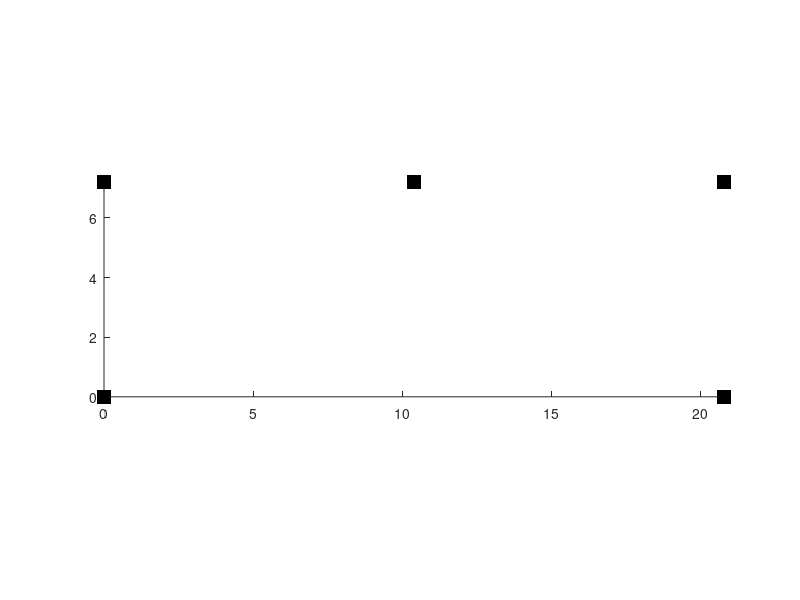

MATLAB code for this plot: (Note: this script raises an error after producing the figure.)
% 基站的位置
anchors = [
    0, 7.2;
    0, 0;
    20.8, 0;
    20.8, 7.2;
    10.4, 7.2;
];

figure();
hold on;
axis([-1, 22, -1 , 15]);
axis image;

for i = 1 : size(anchors, 1)
    x = anchors(i, 1);
    y = anchors(i, 2);
    scatter(x, y, 100, 'k','s', 'filled');
end

% scatter(point_hat_set(:, 1), point_hat_set(:, 2));

scatter(posiRes(:, 1), posiRes(:, 2), 'blue');
scatter(kal_posiRes(:, 1), kal_posiRes(:, 2), 'r');
scatter(KF.outrange_mea_arr(:, 1), KF.outrange_mea_arr(: ,2), 'magenta');
scatter(KF.unValid_mea_arr(:, 1), KF.unValid_mea_arr(: ,2), 'yellow');

%% 绘制一组数据的2个点图， x和y的线图， 结果点带有时序信息的三维图
clc;
close all;
Main4();
% 基站的位置
anchors = [
    0, 7.2;
    0, 0;
    20.8, 0;
    20.8, 7.2;
    10.4, 7.2;
];

h = figure();				    % 创建图形窗口
warning('off','MATLAB:HandleGraphics:ObsoletedProperty:JavaFrame');	    % 关闭相关的警告提示（因为调用了非公开接口）
jFrame = get(h,'JavaFrame');	% 获取底层 Java 结构相关句柄吧
pause(0.1);					    % 在 Win 10，Matlab 2017b 环境下不加停顿会报 Java 底层错误。各人根据需要可以进行实验验证
set(jFrame,'Maximized',1);	    %设置其最大化为真（0 为假）
pause(0.1);					    % 个人实践中发现如果不停顿，窗口可能来不及变化，所获取的窗口大小还是原来的尺寸。各人根据需要可以进行实验验证
warning('on','MATLAB:HandleGraphics:ObsoletedProperty:JavaFrame');		% 打开相关警告设置

tile=tiledlayout(2, 3,'TileSpacing','tight','Padding','tight');
nexttile(1)
hold on;
axis([-1, 20, -1 , 15]);
axis equal;
for i = 1 : size(anchors, 1)
    x = anchors(i, 1);
    y = anchors(i, 2);
    scatter(x, y, 100, 'k','s', 'filled');
end

scatter(posiRes(:, 1), posiRes(:, 2), 'blue');
scatter(KF.outrange_mea_arr(:, 1), KF.outrange_mea_arr(: ,2), 'magenta');
scatter(kal_posiRes(:, 1), kal_posiRes(:, 2), 'r');
scatter(KF.unValid_mea_arr(:, 1), KF.unValid_mea_arr(: ,2), 'yellow');
hold off;

nexttile(4);
hold on;
axis([-1, 20, -1 , 15]);
axis image;
for i = 1 : size(anchors, 1)
    x = anchors(i, 1);
    y = anchors(i, 2);
    scatter(x, y, 100, 'k','s', 'filled');
end

scatter(posiRes(:, 1), posiRes(:, 2), 'blue');
scatter(kal_posiRes(:, 1), kal_posiRes(:, 2), 'r');
hold off;


nexttile(2);
hold on;
plot(kalmanDataArr(:, 1:4));
plot(KF.real_time_data_resSet(:, 1));
plot(KF.real_time_data_resSet(:, 2));
plot(KF.real_time_data_resSet(:, 3));
title("X");
legend('Measured', 'estimateRes', 'kalmanRes', 'kalmanGain', 'posiVar', 'velocity', 'velVar');
hold off;

nexttile(5);
hold on;
plot(kalmanDataArr(:, 6:9));
plot(KF.real_time_data_resSet(:, 4));
plot(KF.real_time_data_resSet(:, 5));
plot(KF.real_time_data_resSet(:, 6));
title("Y");
legend('Measured', 'estimateRes', 'kalmanRes', 'kalmanGain', 'posiVar', 'velocity', 'velVar');
hold off;

nexttile(3);
scatter3(posiRes(:,1),posiRes(:,2), 1:length(posiRes), [], linspace(1, 256, length(posiRes)), 'filled');

nexttile(6);
scatter3(kal_posiRes(:,1), kal_posiRes(:,2), 1:length(kal_posiRes), [], linspace(1, 256, length(kal_posiRes)), 'filled');
hold off;

%% 实时绘制运动状态的结果 并展示视频
clc;
close all;
dataSet = [
    "dataCell_0517_moving1.mat", "..\UWB_Video\uwb_0517_moving1.mp4", 40, 0;    % 1
    "dataCell_0517_moving2.mat", "..\UWB_Video\uwb_0517_moving2.mp4", 0, 20;    % 2
    "dataCell_0517_moving3.mat", "..\UWB_Video\uwb_0517_moving3.mp4", 30, 0;    % 3
    "dataCell_0517_movingX1.mat", "..\UWB_Video\uwb_0517_moving_X1.mp4", 0, 0;  % 4
    "dataCell_0517_movingX2.mat", "..\UWB_Video\uwb_0517_moving_X2.mp4", 0, 45; % 5
    "dataCell_0517_random.mat", "..\UWB_Video\uwb_0517_random.mp4", 0, 55;      % 6

    "dataCell_0524_moving1.mat", "..\UWB_Video\uwb_0524_moving1.mp4", 0, 70;     % 7
    "dataCell_0524_moving2.mat", "..\UWB_Video\uwb_0524_moving3.mp4", 0, 60;     % 8
    "dataCell_0524_moving3.mat", "..\UWB_Video\uwb_0524_moving2.mp4", 0, 15;     % 9
    "dataCell_0524_random.mat", "..\UWB_Video\uwb_0524_random.mp4", 0, 0;        % 10
];

selectedIndex = 3;
dataCellFile = dataSet(selectedIndex, 1);
dataVideoFile = dataSet(selectedIndex, 2);
dataDelay = str2double(dataSet(selectedIndex, 3));
videoDelay = str2double(dataSet(selectedIndex, 4));
load(dataCellFile);
Main4();
RP = resPlot(dataVideoFile, posiRes, kal_posiRes, times, dataDelay, videoDelay);
RP.draw();

%%
% 测算沿着直线运动时的定位结果精度并绘制cdf图
clc;
close all;
load('dataCell_0517_moving3.mat');
Main4();
points = [
  40, 1360;
  1401, 2776;
  2963, 4216;
  4556, 5813;
  6011, 7283;
  7631, 8796;
  9075, 10306;
  10611, 11665;
];
dis_ori = [];
dis_kal = [];
vs = [];
for i = 1 : length(points)
    start_index = points(i, 1);
    end_index = points(i, 2);
    x1 = posiRes(start_index, 1);
    t1 = times(start_index);
    x2 = posiRes(end_index, 1);
    t2 = times(end_index);
    v = (x2 - x1) / (t2 - t1);
    vs = [vs; abs(v)];
    for j = start_index : end_index
        t = times(j);
        mx = posiRes(j, 1);
        my = posiRes(j, 2);
        kx = kal_posiRes(j, 1);
        ky = kal_posiRes(j, 2);
        rx = (t - t1) * v + x1;
        ry = 4;
        dis_ori = [dis_ori; sqrt((mx - rx) ^ 2 + (my - ry) ^ 2)];
        dis_kal = [dis_kal; sqrt((kx - rx) ^ 2 + (ky - ry) ^ 2)];
    end
end
fprintf("移动的平均速度为%fm/s \n", mean(vs));
figure();
hold on;
cdfplot(dis_ori);
cdfplot(dis_kal);
legend('mearsurement', 'kalman');
hold off;

%% 绘制在人流较为密集的情况下不同速度运动的定位精度cdf图


clc;
close all;

h = figure();				    % 创建图形窗口
warning('off', 'MATLAB:HandleGraphics:ObsoletedProperty:JavaFrame');	    % 关闭相关的警告提示（因为调用了非公开接口）
jFrame = get(h, 'JavaFrame');	% 获取底层 Java 结构相关句柄吧
pause(0.1);					    % 在 Win 10，Matlab 2017b 环境下不加停顿会报 Java 底层错误。各人根据需要可以进行实验验证
set(jFrame, 'Maximized', 1);	    %设置其最大化为真（0 为假）
pause(0.1);					    % 个人实践中发现如果不停顿，窗口可能来不及变化，所获取的窗口大小还是原来的尺寸。各人根据需要可以进行实验验证
warning('on', 'MATLAB:HandleGraphics:ObsoletedProperty:JavaFrame');		% 打开相关警告设置

tile=tiledlayout(1, 3, 'TileSpacing', 'tight', 'Padding', 'tight');

nexttile(1);
load('dataCell_0524_moving2.mat');
Main4();

points = [700, 1401, 3.3;];
dis_ori = [];
dis_kal = [];
start_index = points(1);
end_index = points(2);
x1 = posiRes(start_index, 1);
t1 = times(start_index);
x2 = posiRes(end_index, 1);
t2 = times(end_index);
v = (x2 - x1) / (t2 - t1);
ry = points(3);
for j = start_index : end_index
    t = times(j);
    rx = (t - t1) * v + x1;

    mx = posiRes(j, 1);
    my = posiRes(j, 2);
    if ~isnan(mx) && ~isnan(my)
        dis_ori = [dis_ori; sqrt((mx - rx) ^ 2 + (my - ry) ^ 2)];
    end
    kx = kal_posiRes(j, 1);
    ky = kal_posiRes(j, 2);
    dis_kal = [dis_kal; sqrt((kx - rx) ^ 2 + (ky - ry) ^ 2)];
end


hold on;
cdfplot(dis_ori);
cdfplot(dis_kal);
legend('mearsurement', 'kalman');
title(["速度为",num2str(round(abs(v), 2))],'m/s')
hold off;


% nexttile(2);
% points = [2800, 3400, 3.8;];
% dis_ori = [];
% dis_kal = [];
% start_index = points(1);
% end_index = points(2);
% x1 = posiRes(start_index, 1);
% t1 = times(start_index);
% x2 = posiRes(end_index, 1);
% t2 = times(end_index);
% v = (x2 - x1) / (t2 - t1);
% ry = points(3);
% for j = start_index : end_index
%     t = times(j);
%     rx = (t - t1) * v + x1;
% 
%     mx = posiRes(j, 1);
%     my = posiRes(j, 2);
%     if ~isnan(mx) && ~isnan(my)
%         dis_ori = [dis_ori; sqrt((mx - rx) ^ 2 + (my - ry) ^ 2)];
%     end
%     kx = kal_posiRes(j, 1);
%     ky = kal_posiRes(j, 2);
%     dis_kal = [dis_kal; sqrt((kx - rx) ^ 2 + (ky - ry) ^ 2)];
% end
% hold on;
% cdfplot(dis_ori);
% cdfplot(dis_kal);
% legend('mearsurement', 'kalman');
% title(["速度为",num2str(round(abs(v), 2))],'m/s')
% hold off;

nexttile(2);
points = [4050, 4350, 3.4;];
dis_ori = [];
dis_kal = [];
start_index = points(1);
end_index = points(2);
x1 = posiRes(start_index, 1);
t1 = times(start_index);
x2 = posiRes(end_index, 1);
t2 = times(end_index);
v = (x2 - x1) / (t2 - t1);
ry = points(3);
for j = start_index : end_index
    t = times(j);
    rx = (t - t1) * v + x1;

    mx = posiRes(j, 1);
    my = posiRes(j, 2);
    if ~isnan(mx) && ~isnan(my)
        dis_ori = [dis_ori; sqrt((mx - rx) ^ 2 + (my - ry) ^ 2)];
    end
    kx = kal_posiRes(j, 1);
    ky = kal_posiRes(j, 2);
    dis_kal = [dis_kal; sqrt((kx - rx) ^ 2 + (ky - ry) ^ 2)];
end
hold on;
cdfplot(dis_ori);
cdfplot(dis_kal);
legend('mearsurement', 'kalman');
title(["速度为",num2str(round(abs(v), 2))],'m/s')
hold off;


load('dataCell_0524_moving3.mat');
Main4();
nexttile(3);
points = [300, 1300, 0.98;];
dis_ori = [];
dis_kal = [];
start_index = points(1);
end_index = points(2);
x1 = posiRes(start_index, 1);
t1 = times(start_index);
x2 = posiRes(end_index, 1);
t2 = times(end_index);
v = (x2 - x1) / (t2 - t1);
ry = points(3);
for j = start_index : end_index
    t = times(j);
    rx = (t - t1) * v + x1;

    mx = posiRes(j, 1);
    my = posiRes(j, 2);
    if ~isnan(mx) && ~isnan(my)
        dis_ori = [dis_ori; sqrt((mx - rx) ^ 2 + (my - ry) ^ 2)];
    end
    kx = kal_posiRes(j, 1);
    ky = kal_posiRes(j, 2);
    dis_kal = [dis_kal; sqrt((kx - rx) ^ 2 + (ky - ry) ^ 2)];
end
hold on;
cdfplot(dis_ori);
cdfplot(dis_kal);
legend('mearsurement', 'kalman');
title(["速度为",num2str(round(abs(v), 2))],'m/s')
hold off;


    





